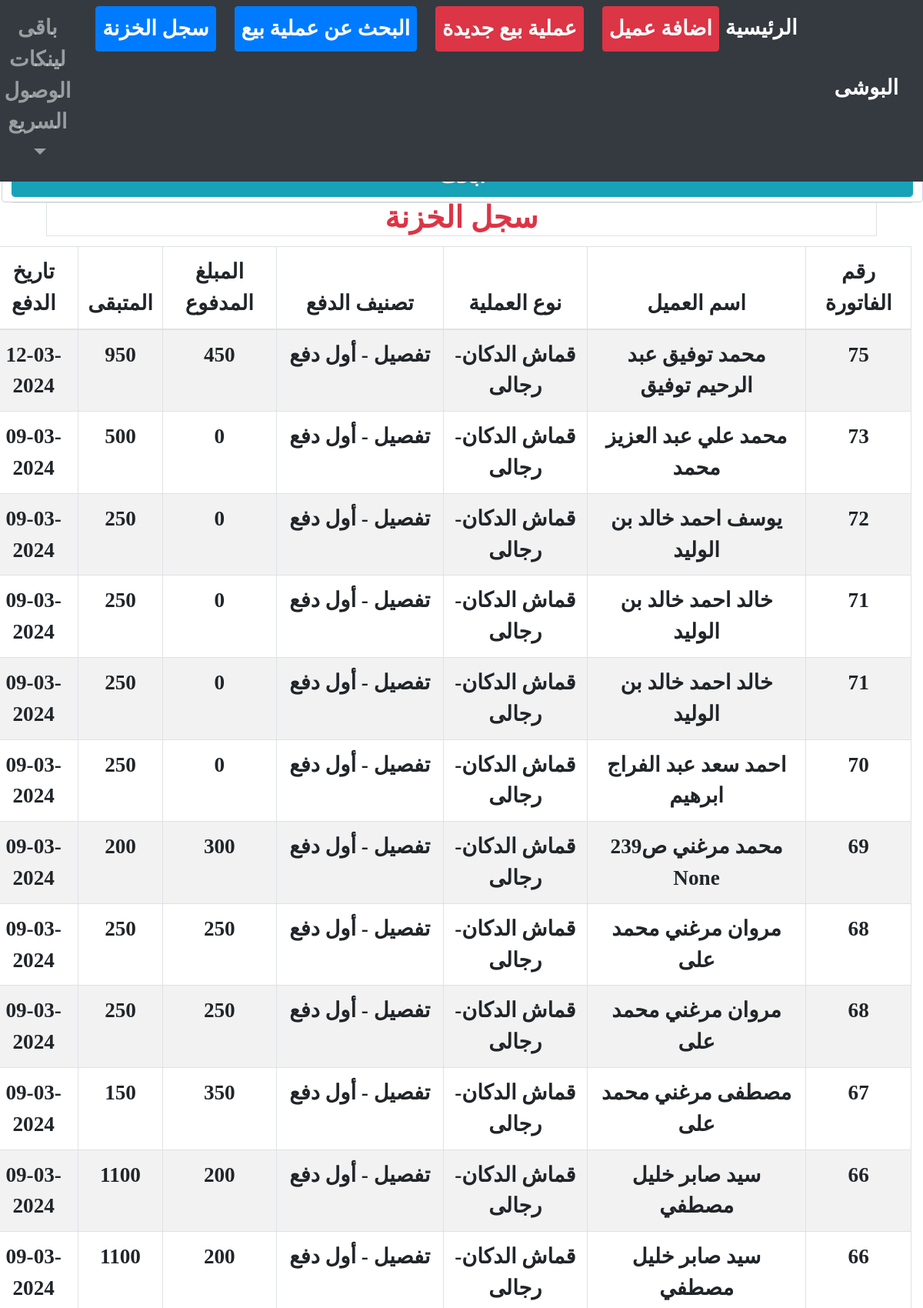
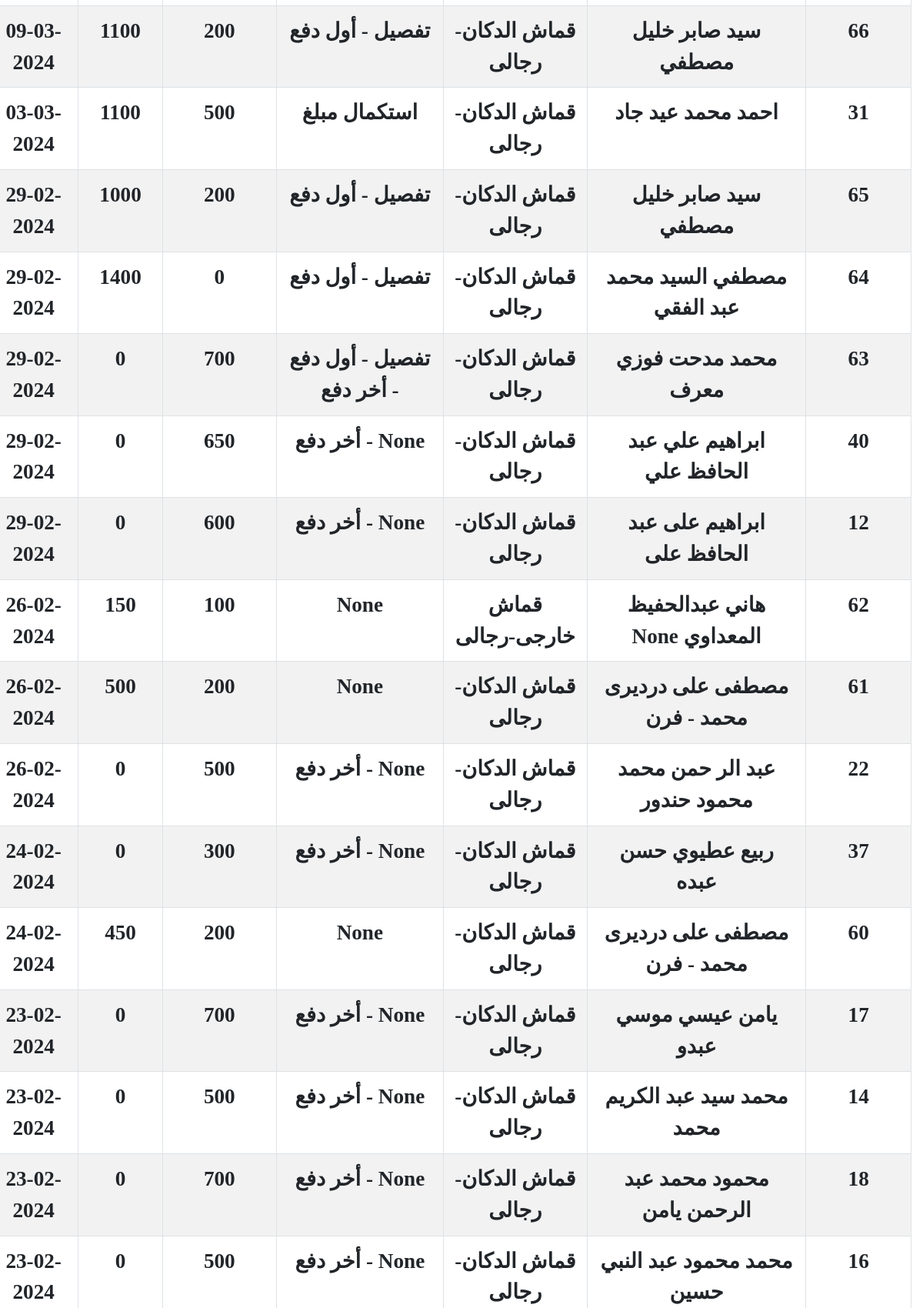
/kazna/list/ (upper part), run on the app's committed database (2 pictures, top to bottom).
### kazna/models.py (models this page shows)
class Record (TimeStampMixin,models.Model):
    typee = [
        ('in'   ,   'وارد'),
        ('out'  ,   'صادر')
    ]
    kind            = models.CharField(max_length=35, choices=typee, null=True, blank=True, verbose_name="نوع المبلغ", default="in")
    masterInvoice   = models.ForeignKey(MasterInvoice, on_delete=models.CASCADE, verbose_name="الفاتورة")
    amount          = models.IntegerField(null=True, blank=True, verbose_name="المبلغ")
    classs           = models.CharField(max_length=35, null=True, blank=True, verbose_name="تصنيف الدفع")
    details         = models.TextField(null=True, blank=True, verbose_name="التفصيل")

### order/models.py (models this page shows, shortened)
class MasterInvoice( TimeStampMixin,models.Model):
    counter = models.PositiveIntegerField(default=1, editable=False)
    invoiceType = [
        ('قماش الدكان-رجالى', 'قماش الدكان-رجالى'),
        ('قماش الدكان-حريمى', 'قماش الدكان-حريمى'),
        ('قماش خارجى-رجالى', 'قماش خارجى-رجالى'),
        ('قماش خارجى-حريمى', 'قماش خارجى-حريمى'),
        ('بيع قماش', 'بيع قماش'),
    ]
    clientMI    = models.ForeignKey(Client, related_name='master_invoices', on_delete=models.CASCADE, verbose_name="العميل")
    invoiceType = models.CharField(max_length=35, choices=invoiceType, null=True, blank=True, verbose_name="نوع الطلب", default="قماش الدكان-رجالى")

### client/models.py (models this page shows, shortened)
class TimeStampMixin(models.Model):
    created_at      = models.DateTimeField(auto_now_add=True,null=True)
    updated_at      = models.DateTimeField(auto_now=True,null=True)
    is_deleted      = models.BooleanField(default=False)

class Client(TimeStampMixin, models.Model):
    GENDER_CHOICES = [
        ('male', 'رجالى'),
        ('female', 'حريمى'),
    ]
    FName       = models.CharField(max_length=15, null=True, blank=True, verbose_name="الاسم الاول") # الاسم الاول
    SName       = models.CharField(max_length=15, null=True, blank=True, verbose_name="الاسم الثانى") # الاسم الثانى
    TName       = models.CharField(max_length=15, null=True, blank=True, verbose_name="الاسم الثالث") # الاسم الثالث
    LName       = models.CharField(max_length=15, null=True, blank=True, verbose_name="الاسم الرابع") # الاسم الرابع
    name        = models.CharField(max_length=60, null=True, blank=True, db_index=True,verbose_name="الاسم بالكامل") # الاسم بالكامل
    kindMale    = models.CharField(max_length=10, choices=GENDER_CHOICES, null=True, blank=True, verbose_name="نوع العميل", default="male" )
    book        = models.CharField(max_length=50, null=True, blank=True, verbose_name="اسم الدفتر")
    page        = models.IntegerField(null=True, blank=True, verbose_name="صفحة رقم")
    phone       = models.CharField(max_length=50, null=True, blank=True, db_index=True, verbose_name="رقم التليفون")
    address     = models.CharField(max_length=50, null=True, blank=True, verbose_name="العنوان")

class TimeStampMixin(models.Model):
    created_at      = models.DateTimeField(auto_now_add=True,null=True)
    updated_at      = models.DateTimeField(auto_now=True,null=True)
    is_deleted      = models.BooleanField(default=False)

### kazna/views.py (the view)
# urls.py: path('list/', recordsListView.as_view(), name="list"),
class recordsListView(ListView):
    model               =   Record
    template_name       =   'kazna/recordsList.html'
    context_object_name =   'records'
    ordering            =   '-created_at'
    def get_queryset(self):
        queryset = super().get_queryset()
        search_query = self.request.GET.get('q')
        from_date = self.request.GET.get('from')
        to_date = self.request.GET.get('to')
        if search_query:
            q_object = Q(masterInvoice__clientMI__name__icontains=search_query)
            q_object |= Q(masterInvoice__invoiceType__icontains=search_query)
            if search_query.isdigit():
                q_object |= Q(masterInvoice__counter=int(search_query))
            queryset = queryset.filter(q_object)
        elif from_date and to_date:
            from_date_aware = make_aware(datetime.strptime(from_date, "%Y-%m-%d"))
            to_date_aware = make_aware(datetime.strptime(to_date, "%Y-%m-%d"))
            q_object = Q(created_at__gte=from_date_aware, created_at__lte=to_date_aware)
            queryset = queryset.filter(q_object)
        return queryset.order_by('-created_at')
    def get_context_data(self, **kwargs):
        context = super().get_context_data(**kwargs)
        for record in context['records']:
            record.difference = record.masterInvoice.basicinvoiceinfo_set.aggregate(Sum('total'))['total__sum'] - record.amount
        return context

### kazna/templates/kazna/recordsList.html (shortened to what this page needs)
{% extends "homee/index.html" %}
{% load crispy_forms_tags %}
{% block content %}
<div class="container-fluid text-center m-auto">
    <div class="row w-100" style=" position: fixed; top: 5rem; display: inline-block; left: 1rem; z-index:2;" >
        <div class="col-12">
            <form class="border m-auto " action="#" >
                <div class="row">
                    <div class="col-4">
                    </div>
                    <div class="col-3">
                    </div>
                    <div class="col-3">
                    </div>
                    <div class="form-control mr-auto ml-auto mt-3">
                    </div>
            </div>
            </form>
        </div>
    </div>
    <br>
    <br>
    <br>
    <h1 class="h4 border text-danger" style=" margin-top: 4.5rem; font-size: 2.45rem; font-weight: 900; ">سجل الخزنة</h1>
    <div class="row mt-5 mb-3 bg-white w-100" style=" position: fixed; top: 17rem; display: inline-block; left: 0rem; z-index:2; overflow:scroll; height:67vh">
        <table class="table text-center table-striped table-hover table-bordered w-100" id="" style="">
            <thead>
                <tr>
                    <th>رقم الفاتورة</th>
                    <th>اسم العميل</th>
                    <th>نوع العملية</th>
                    <th>تصنيف الدفع</th>
                    <th>المبلغ المدفوع</th>
                    <th>المتبقى</th>
                    <th>تاريخ الدفع</th>
                </tr>
            </thead>
            <tbody>
                {% for record in records %}
                <tr>
                    <td>{{record.masterInvoice.counter}}</td>
                    <td>{{record.masterInvoice.clientMI.name}}</td>
                    <td>{{record.masterInvoice.invoiceType}}</td>
                    <td>
                    {{record.classs}}
                    {% if record.difference == 0%} - أخر دفع {% endif %}
                    </td>
                    <td>{{record.amount}}</td>
                    <td>
                        {{record.difference }}
                    </td>
                    <td>{{record.created_at|date:'d-m-Y'}}</td>
                </tr>
                {% endfor %}
            </tbody>
        </table>
</div>
{% endblock %}

### home/static/homee/css/style.css (style rules this page uses)
body, .h3, h1.h1, .btn:not(:disabled):not(.disabled), label, select, input { text-align: center!important; font-size: 1.7rem!important; font-weight: 900!important; font-family: none!important; }

### data on the page
Record: masterInvoice.counter "75", masterInvoice.clientMI.name "محمد توفيق عبد الرحيم توفيق", masterInvoice.invoiceType "قماش الدكان-رجالى", classs "تفصيل - أول دفع", amount "450", difference "950", created_at "12-03-2024"
Record: masterInvoice.counter "73", masterInvoice.clientMI.name "محمد علي عبد العزيز محمد", masterInvoice.invoiceType "قماش الدكان-رجالى", classs "تفصيل - أول دفع", amount "0", difference "500", created_at "09-03-2024"
Record: masterInvoice.counter "72", masterInvoice.clientMI.name "يوسف احمد خالد بن الوليد", masterInvoice.invoiceType "قماش الدكان-رجالى", classs "تفصيل - أول دفع", amount "0", difference "250", created_at "09-03-2024"
Record: masterInvoice.counter "71", masterInvoice.clientMI.name "خالد احمد خالد بن الوليد", masterInvoice.invoiceType "قماش الدكان-رجالى", classs "تفصيل - أول دفع", amount "0", difference "250", created_at "09-03-2024"
Record: masterInvoice.counter "71", masterInvoice.clientMI.name "خالد احمد خالد بن الوليد", masterInvoice.invoiceType "قماش الدكان-رجالى", classs "تفصيل - أول دفع", amount "0", difference "250", created_at "09-03-2024"
Record: masterInvoice.counter "70", masterInvoice.clientMI.name "احمد سعد عبد الفراج ابرهيم", masterInvoice.invoiceType "قماش الدكان-رجالى", classs "تفصيل - أول دفع", amount "0", difference "250", created_at "09-03-2024"
Record: masterInvoice.counter "69", masterInvoice.clientMI.name "محمد مرغني ص239 None", masterInvoice.invoiceType "قماش الدكان-رجالى", classs "تفصيل - أول دفع", amount "300", difference "200", created_at "09-03-2024"
Record: masterInvoice.counter "68", masterInvoice.clientMI.name "مروان مرغني محمد على", masterInvoice.invoiceType "قماش الدكان-رجالى", classs "تفصيل - أول دفع", amount "250", difference "250", created_at "09-03-2024"
Record: masterInvoice.counter "68", masterInvoice.clientMI.name "مروان مرغني محمد على", masterInvoice.invoiceType "قماش الدكان-رجالى", classs "تفصيل - أول دفع", amount "250", difference "250", created_at "09-03-2024"
Record: masterInvoice.counter "67", masterInvoice.clientMI.name "مصطفى مرغني محمد على", masterInvoice.invoiceType "قماش الدكان-رجالى", classs "تفصيل - أول دفع", amount "350", difference "150", created_at "09-03-2024"
Record: masterInvoice.counter "66", masterInvoice.clientMI.name "سيد صابر خليل مصطفي", masterInvoice.invoiceType "قماش الدكان-رجالى", classs "تفصيل - أول دفع", amount "200", difference "1100", created_at "09-03-2024"
Record: masterInvoice.counter "66", masterInvoice.clientMI.name "سيد صابر خليل مصطفي", masterInvoice.invoiceType "قماش الدكان-رجالى", classs "تفصيل - أول دفع", amount "200", difference "1100", created_at "09-03-2024"
Record: masterInvoice.counter "66", masterInvoice.clientMI.name "سيد صابر خليل مصطفي", masterInvoice.invoiceType "قماش الدكان-رجالى", classs "تفصيل - أول دفع", amount "200", difference "1100", created_at "09-03-2024"
Record: masterInvoice.counter "31", masterInvoice.clientMI.name "احمد محمد عيد جاد", masterInvoice.invoiceType "قماش الدكان-رجالى", classs "استكمال مبلغ", amount "500", difference "1100", created_at "03-03-2024"
Record: masterInvoice.counter "65", masterInvoice.clientMI.name "سيد صابر خليل مصطفي", masterInvoice.invoiceType "قماش الدكان-رجالى", classs "تفصيل - أول دفع", amount "200", difference "1000", created_at "29-02-2024"
Record: masterInvoice.counter "64", masterInvoice.clientMI.name "مصطفي السيد محمد عبد الفقي", masterInvoice.invoiceType "قماش الدكان-رجالى", classs "تفصيل - أول دفع", amount "0", difference "1400", created_at "29-02-2024"
Record: masterInvoice.counter "63", masterInvoice.clientMI.name "محمد مدحت فوزي معرف", masterInvoice.invoiceType "قماش الدكان-رجالى", classs "تفصيل - أول دفع", shows "- أخر دفع", amount "700", difference "0", created_at "29-02-2024"
Record: masterInvoice.counter "40", masterInvoice.clientMI.name "ابراهيم علي عبد الحافظ علي", masterInvoice.invoiceType "قماش الدكان-رجالى", shows "- أخر دفع", amount "650", difference "0", created_at "29-02-2024"
Record: masterInvoice.counter "12", masterInvoice.clientMI.name "ابراهيم على عبد الحافظ على", masterInvoice.invoiceType "قماش الدكان-رجالى", shows "- أخر دفع", amount "600", difference "0", created_at "29-02-2024"
Record: masterInvoice.counter "62", masterInvoice.clientMI.name "هاني عبدالحفيظ المعداوي None", masterInvoice.invoiceType "قماش خارجى-رجالى", classs "None", amount "100", difference "150", created_at "26-02-2024"
Record: masterInvoice.counter "61", masterInvoice.clientMI.name "مصطفى على درديرى محمد - فرن", masterInvoice.invoiceType "قماش الدكان-رجالى", classs "None", amount "200", difference "500", created_at "26-02-2024"
Record: masterInvoice.counter "22", masterInvoice.clientMI.name "عبد الر حمن محمد محمود حندور", masterInvoice.invoiceType "قماش الدكان-رجالى", shows "- أخر دفع", amount "500", difference "0", created_at "26-02-2024"
Record: masterInvoice.counter "37", masterInvoice.clientMI.name "ربيع عطيوي حسن عبده", masterInvoice.invoiceType "قماش الدكان-رجالى", shows "- أخر دفع", amount "300", difference "0", created_at "24-02-2024"
Record: masterInvoice.counter "60", masterInvoice.clientMI.name "مصطفى على درديرى محمد - فرن", masterInvoice.invoiceType "قماش الدكان-رجالى", classs "None", amount "200", difference "450", created_at "24-02-2024"
Record: masterInvoice.counter "17", masterInvoice.clientMI.name "يامن عيسي موسي عبدو", masterInvoice.invoiceType "قماش الدكان-رجالى", shows "- أخر دفع", amount "700", difference "0", created_at "23-02-2024"
Record: masterInvoice.counter "14", masterInvoice.clientMI.name "محمد سيد عبد الكريم محمد", masterInvoice.invoiceType "قماش الدكان-رجالى", shows "- أخر دفع", amount "500", difference "0", created_at "23-02-2024"
Record: masterInvoice.counter "18", masterInvoice.clientMI.name "محمود محمد عبد الرحمن يامن", masterInvoice.invoiceType "قماش الدكان-رجالى", shows "- أخر دفع", amount "700", difference "0", created_at "23-02-2024"
Record: masterInvoice.counter "16", masterInvoice.clientMI.name "محمد محمود عبد النبي حسين", masterInvoice.invoiceType "قماش الدكان-رجالى", shows "- أخر دفع", amount "500", difference "0", created_at "23-02-2024"
